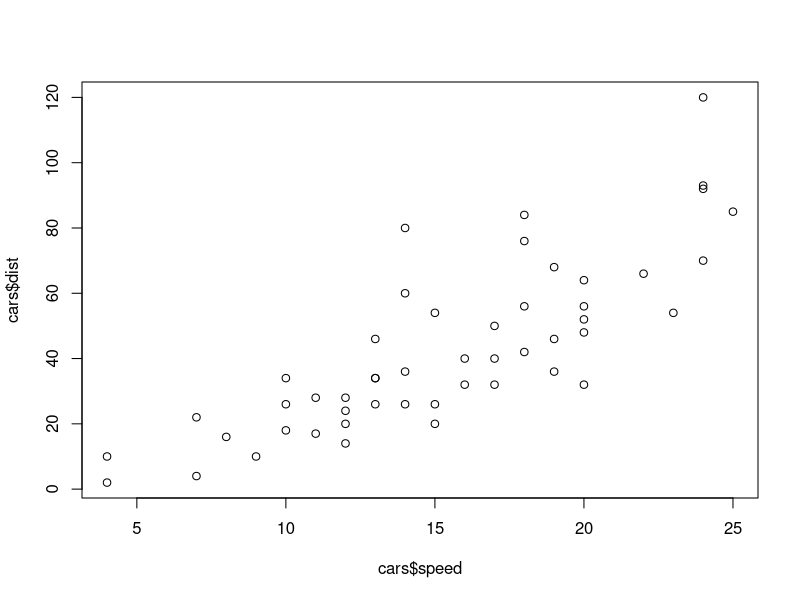
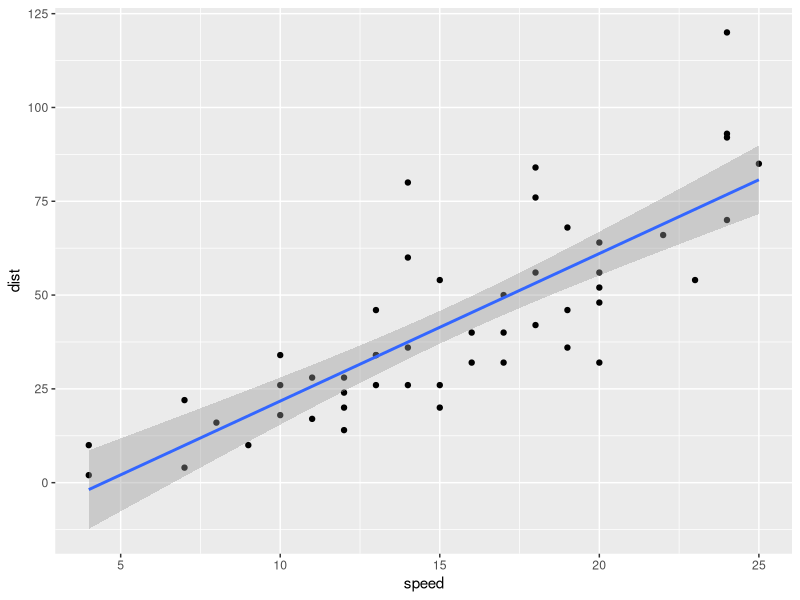

Write R code to recreate these figures, in order. (Note: this script raises an error after producing the figures.)
install.packages("tidyverse")
install.packages("lmtest")
library("tidyverse")
library("ggplot2")

#the tip
  #i wantto have the same bersion of hte software as my student
  #bUT I DO'T WANT AN UPDATE TO break anything
  # do not update anything until you are down.

# squrt(400)

#An object's name represet tthe information store in that object, so you can treat the obect's name as it it were the vaule stored inside

#An vestoryt is seris of elements such as numbers, you can cereate a vector and store it as an obejct in the same way. 
#the function can do the al the timne.


# we ofthen work with. dat that are cartegorical, to created a vector of rtest - strings in programming term
  #we must place the txt in quotes
  #string vecotr

#categrica data can aso bes stored as a factor, which has a underlying nunmberic
  #presentation, model witll convert factors to dummies
  #factor? 

#the same priples can be used tp. create more complex obejct like matrices, arrys lists and daterframe
#most data sets you will work with will be road into R and stored as dataframe
# so this course will mainly focus on ,mainpulating and visulaizing these objets. 

#The the same priciple  can be used to create more complsx tobjects lie matrix, arrys list anda datafreamas
#most data sets you will work with will be read into and stored as data frame so this cource will ianly foucisng

#so, other wat of rreathing obejctive, you have a lot of tip for creatinga lot of thing, 

# you need to save it. 

#save(The class note, file = "wulala gei")
# this thing need to using the save the enviroment it can help on saivng both the script. 

data(cars)
View(cars)

#strs 
  #Can tell you which kind of data you got.
# you can create a data
# when you looking at the table. 
cars2 <- as_tibble(cars)
head(cars2)
summary(cars)

# The histgrame
# how to access only one bvairlce

str(cars$speed)
# if you put an asisgnment suchas x<-y in parenteses (), R will print the outut of hte assignmnet out for tou in our document.

#Linear regress ion 
fit <- lm(dist ~ speed, data = cars)
summary(fit)

str(fit)

#another ugly ploy
plot(cars$speed, cars$dist)
abline()

#a nicer ploy with ggplots
ggplot(data = cars, aes(x = speed, y = dist)) + geom_point() + geom_smooth(method = "lm")

#working with acutally data
  #using the function of read.cvs

#hwo to rea it
  #package foreign
    #part of base R
  #package haven
    # paryt of the tidyverse family

#the data set miderml.cvs
#th header = false/ture 
  #the first linke of the first code is eqmpty or not.

#na_rm = ture
  #remove the missing the value form the varble. 

#coord_cartestian ()  
  #set the grade size that you need to do. 


#clanfear.github.io/Csss508
ddd 
# R programming 
  
#magrittr and piple (%>%)
#log(mean(gapminder$pop))
#gapminder$pop %>% mean() %>% log()
#send gapminder$pop to mean(), then send the output of that to log().”

#Stuff to the left of the piple is assed to the first argument of the function on the right, other argument go on the right in the funtion. 
#if you ever find yourself piple a function where data are not the first argument use. in the data argument instead. 
#gapminder %>% lm(pop ~ year, data = .)

#No matter how long the chain of function is, assignment is always down at the top
  #this is just a stylistic convention, you. can do assignment at the end of the chain. 

#There are five key dplyr verbs that need to learn
  #f1 filter: Filter (i.e. subset) rows based on their values.
  #arrange: Arrange (i.e. reorder) rows based on their values.
  # select: Select (i.e. subset) columns by their names:
  # mutate: Create new columns.
  #summarize: Collapse multiple rows into a single summary value.

#filer() data frames
  #gapminder %>% filter(country == "Canada" & year > 1980)
  #give me rows where the coutnry is Canada and the year is after 1980
  #or using 
    #gapminder %>% filter(country == "Canada" | year > 1980)
      #give me rows wher the country is Canada or the year is after 1980 or the both. 

#%in% 
  # we can use %in% but for matching any element in a vector 
former_yugoslavia <-
  c("Bosnia and Herzegovina", "Croatia","Montenegro", "Serbia", "Slovenia")
yugoslavia <- gapminder %>%
  filter(country %in% former_yugoslavia)
tail(yugoslavia, 2)

  #Along with filtering the data to see cetain rows, we might want to sort it
    yugoslavia %>%
arrange(year, desc(pop)) %>%
  head(4)
  
  #Selemct
      
